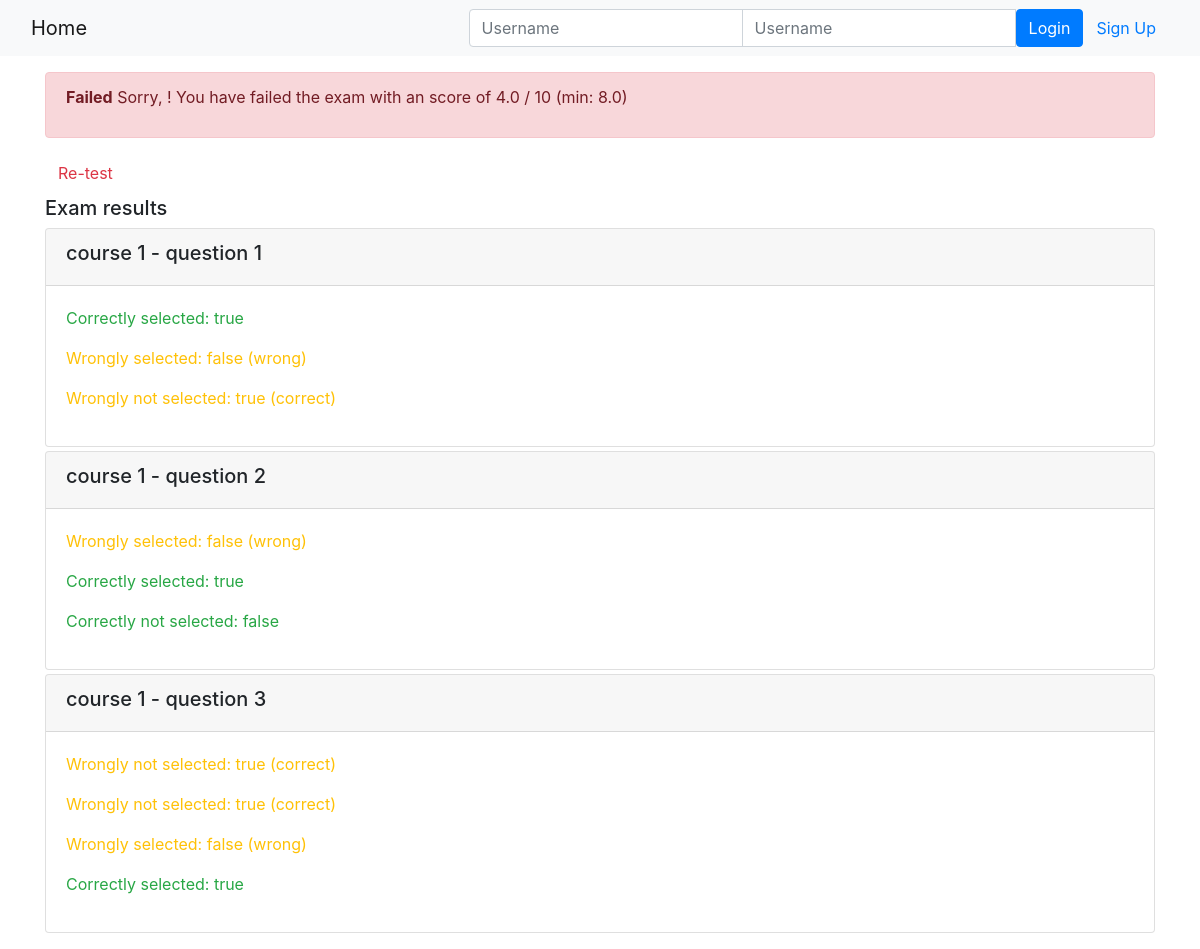
Page /onlinecourse/course/1/submission/1/result/ on the committed database.
### onlinecourse/models.py (models this page shows, shortened)
class Question(models.Model):
    course = models.ForeignKey(Course, on_delete=models.CASCADE)
    question_text = models.CharField(max_length=400, default="Question text")
    grade = models.IntegerField(default=1, validators=[validate_grade])

class Choice(models.Model):
    question = models.ForeignKey(Question, on_delete=models.CASCADE)
    choice_text = models.CharField(max_length=200, default="Choice text")
    is_correct = models.BooleanField(default=True)

### onlinecourse/views.py (the view)
# urls.py: path('course/<int:course_id>/submission/<int:submission_id>/result/', views.show_exam_result, name='show_exam_result'),
def show_exam_result(request, course_id, submission_id):
    course = get_object_or_404(Course, pk=course_id)
    questions = Question.objects.filter(course=course)
    submission = get_object_or_404(Submission, pk=submission_id)
    submitted_choices = list(map(lambda ch: ch.id, submission.choices.all()))
    result = 0
    for question in questions.iterator():
        question_choices = Choice.objects.filter(question=question)
        for question_choice in question_choices.iterator():
            if (question_choice.is_correct and question_choice.id in submitted_choices) or (not question_choice.is_correct and not question_choice.id in submitted_choices):
                print(question.grade)
                print(len(question_choices))
                result += question.grade / len(question_choices)
    context = {}
    grade = sum(q.grade for q in questions)
    context['grade'] = grade
    context['min_grade'] = grade * 0.8
    context['result'] = result
    context['course'] = course
    context['selected_ids'] = submitted_choices
    return render(request, 'onlinecourse/exam_result_bootstrap.html', context)

### onlinecourse/templates/onlinecourse/exam_result_bootstrap.html (shortened to what this page needs)
<!DOCTYPE html>
<html lang="en">
<head>
    {% load static %}
    <link rel="stylesheet" href="https://maxcdn.bootstrapcdn.com/bootstrap/4.5.2/css/bootstrap.min.css">
</head>
<body>
    <nav class="navbar navbar-light bg-light">
        <div class="container-fluid">
            <div class="navbar-header">
                <a class="navbar-brand" href="{% url 'onlinecourse:index' %}">Home</a>
            </div>
            <ul class="nav navbar-nav navbar-right">
                {% if user.is_authenticated %}
                <li>
                    <a class="btn btn-link" href="#">{{ user.first_name }}({{ user.username }})</a>
                    <a class="btn btn-link" href="{% url 'onlinecourse:logout' %}">Logout</a>
                </li>
                {% else %}
                <li>
                    <form class="form-inline" action="{% url 'onlinecourse:login' %}" method="post">
                        <div class="input-group">
                            <input type="text" class="form-control" placeholder="Username" name="username" >
                            <input type="password" class="form-control" placeholder="Username" name="psw" >
                            <button class="btn btn-primary" type="submit">Login</button>
                            <a class="btn btn-link" href="{% url 'onlinecourse:registration' %}">Sign Up</a>
                        </div>
                    </form>
                </li>
                {% endif %}
            </ul>
        </div>
    </nav>
    <div class="container mt-3 pb-3">
        {% if result >= min_grade %}
        <div class="alert alert-success">
            <p>
                <span class="font-weight-bold">Congratulations, {{ user.username }}!</span>
                You have passed the exam and completed the course with an score of {{ result }} / {{ grade }}
            </p>
        </div>
        {% else %}
        <div class="alert alert-danger">
            <p>
                <span class="font-weight-bold">Failed</span>
                Sorry, {{ user.username }}! You have failed the exam with an score of {{ result }} / {{ grade }} (min: {{ min_grade }})
            </p>
        </div>
        <a class="btn btn-link text-danger" href="{% url 'onlinecourse:course_details' course.id %}">Re-test</a>
        {% endif %}
        <div class="card-columns-vertical mt-1">
            <h5 class="">Exam results</h5>
            {% for question in course.question_set.all %}
                <div class="card mt-1">
                    <div class="card-header"><h5>{{ question.question_text }}</h5></div>
                    <div class="card-body">
                        {% for choice in question.choice_set.all %}
                            {% if choice.is_correct and choice.id in selected_ids %}
                            <p class="text-success">
                                Correctly selected: {{ choice.choice_text }}
                            </p>
                            {% elif choice.is_correct and not choice.id in selected_ids %}
                            <p class="text-warning">
                                Wrongly not selected: {{ choice.choice_text }} (correct)
                            </p>
                            {% elif not choice.is_correct and choice.id in selected_ids %}
                            <p class="text-warning">
                                Wrongly selected: {{ choice.choice_text }} (wrong)
                            </p>
                            {% else %}
                            <p class="text-success">
                                Correctly not selected: {{ choice.choice_text }}
                            </p>
                            {% endif %}
                        {% endfor %}
                    </div>
                </div>
            {% endfor %}
        </div>
    </div>
</body>
</html>

### rows in the picture
Question: question_text "course 1 - question 1"
Choice: choice_text "true"
Choice: choice_text "false"
Choice: choice_text "true"
Question: question_text "course 1 - question 2"
Choice: choice_text "false"
Choice: choice_text "true"
Choice: choice_text "false"
Question: question_text "course 1 - question 3"
Choice: choice_text "true"
Choice: choice_text "true"
Choice: choice_text "false"
Choice: choice_text "true"

### other values in the picture
{{ result }} "4.0"
{{ grade }} "10"
{{ min_grade }} "8.0"
